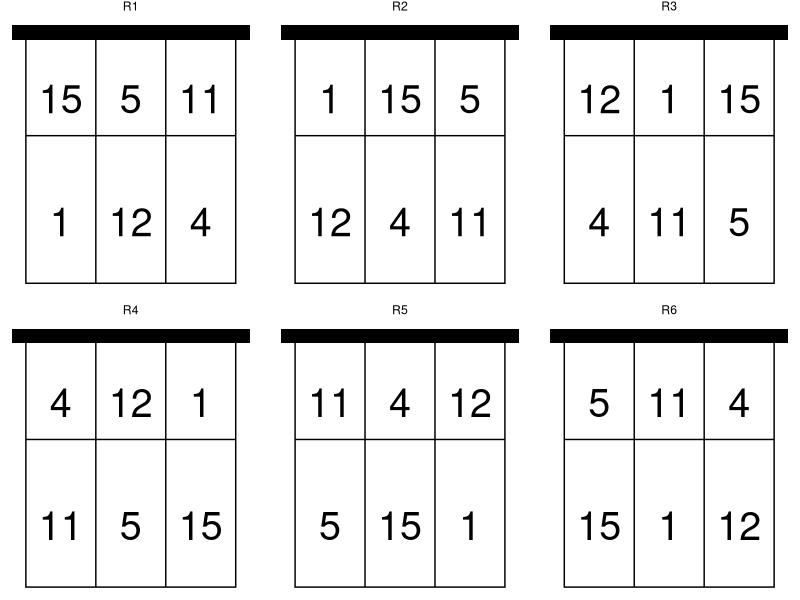

The R source for this figure:
library(tidyverse)

x <- tibble(x = c(3, 3, 2, 1, 1, 2),
       y = c(1, 2, 2, 2, 1, 1),
       lab = c(4, 11, 5, 15, 1, 12), 
       rot = "R1") 

add <- function(x){
  tmp <- x$lab
  x |> 
    bind_rows(tibble(x = c(3, 3, 2, 1, 1, 2),
                     y = c(1, 2, 2, 2, 1, 1),
                     lab = tmp[c(2, 3, 4, 5, 6, 1)], 
                     rot = "R2")) |> 
    bind_rows(tibble(x = c(3, 3, 2, 1, 1, 2),
                     y = c(1, 2, 2, 2, 1, 1),
                     lab = tmp[c(3, 4, 5, 6, 1, 2)], 
                     rot = "R3")) |> 
    bind_rows(tibble(x = c(3, 3, 2, 1, 1, 2),
                     y = c(1, 2, 2, 2, 1, 1),
                     lab = tmp[c(4, 5, 6, 1, 2, 3)], 
                     rot = "R4")) |> 
    bind_rows(tibble(x = c(3, 3, 2, 1, 1, 2),
                     y = c(1, 2, 2, 2, 1, 1),
                     lab = tmp[c(5, 6, 1, 2, 3, 4)], 
                     rot = "R5")) |> 
    bind_rows(tibble(x = c(3, 3, 2, 1, 1, 2),
                     y = c(1, 2, 2, 2, 1, 1),
                     lab = tmp[c(6, 1, 2, 3, 4, 5)], 
                     rot = "R6"))
}

x2 <- add(x)
court_colour <- "white"
grid_colour <- "black"
x2 |> 
  ggplot(aes(x, y, label = lab)) +
  annotate(geom = "rect", xmin = 0.5, xmax = 3.5, 
           ymin = 0.5, ymax = 2.5, 
           fill = court_colour, 
           colour = "black") +
  annotate(geom = "rect", xmin = 0.3, xmax = 3.7, 
                  ymin = 2.48, ymax = 2.6, 
                  fill = grid_colour) +
  annotate("segment", x = 1.5, xend = 1.5, y = .5, yend = 2.5,
           colour = grid_colour) +
  annotate("segment", x = 2.5, xend = 2.5, y = .5, yend = 2.5,
           colour = grid_colour) +
  annotate("segment", x = .5, xend = 3.5, y = 1.7, yend = 1.7,
           colour = grid_colour) +
  geom_text(size = 10) +
  theme_void() +
  facet_wrap(vars(rot)) 




